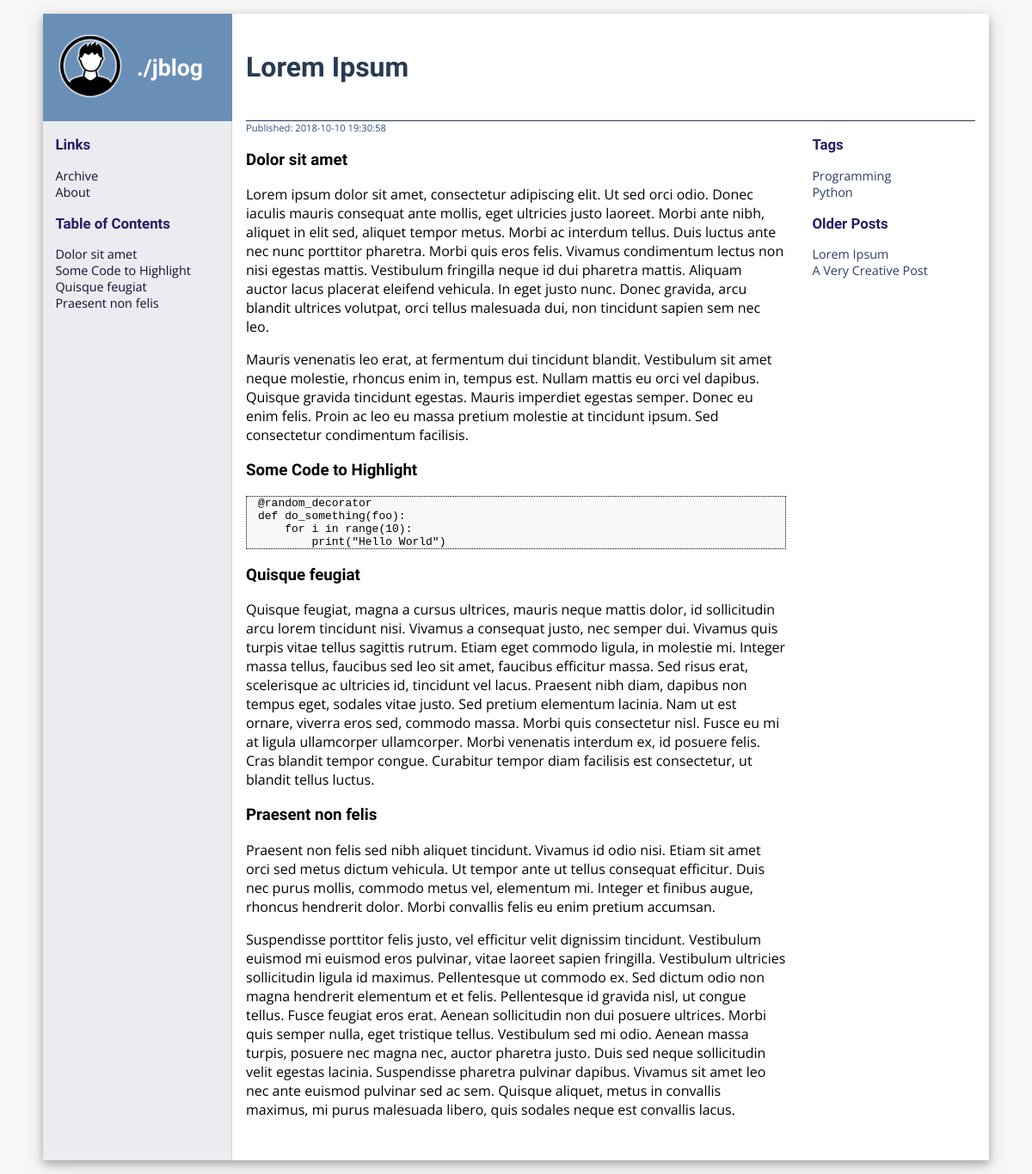
The page / on the database its author committed.
### database.py (models this page shows, shortened)
class Post(_Base):
    __tablename__ = "posts"
    rowid = Column(Integer, primary_key=True)
    title = Column(String)
    text = Column(String)
    published = Column(DateTime)
    last_modified = Column(DateTime)
    @property
    def html(self):
        md_converter = markdown.Markdown(extensions=[
            TocExtension(baselevel=2, marker=""),
            "markdown.extensions.fenced_code",
            "markdown.extensions.codehilite"
        ])
        return md_converter.convert(self.text)
    @property
    def toc(self):
        md_converter = markdown.Markdown(extensions=[
            TocExtension(baselevel=2, marker=""),
            "markdown.extensions.fenced_code",
            "markdown.extensions.codehilite"
        ])
        md_converter.convert(self.text)
        return md_converter.toc

class Tag(_Base):
    __tablename__ = "tags"
    rowid = Column(Integer, primary_key=True)
    tag = Column(String)

### app.py (the view)
@app.route("/")
def index_page():
    with db.session_context() as session:
        posts = session.query(db.Post).order_by(db.Post.published.desc()).limit(10)
        tags = session.query(db.Tag).join(
            db.Post2Tag, db.Tag.rowid == db.Post2Tag.tag_id).filter(
                db.Post2Tag.post_id == posts[0].rowid).all()
        return render_template("index.html", post=posts[0], older_posts=posts, tags=tags)

### database.py (called while the page is built)
@contextmanager
def session_context():
    session = _Session()
    try:
        yield session
        session.commit()
    except:
        session.rollback()
        raise
    finally:
        session.close()

### templates/index.html (shortened to what this page needs)
{% extends "layout.html" %}
{% block sidebar %}
    {{ super() }}
    <div class="toc">
        <h3>Table of Contents</h3>
        {{ post.toc|safe }}
    </div>
{% endblock %}
{% block header %}
    <h1>{{ post.title }}</h1>
{% endblock %}
{% block content %}
    <div class="published">Published: {{ post.published }}</div>
    {{ post.html|safe }}
{% endblock %}
{% block infobar %}
    <ul>
        <li><h3>Tags</h3></li>
        {% for tag in tags %}
            <li><a href="{{ url_for('archive_page', tag=tag.tag) }}">{{ tag.tag }}</a></li>
        {% endfor %}
    </ul>
    <ul>
        <li><h3>Older Posts</h3></li>
        {% for post in older_posts %}
            <li><a href="{{ url_for('post_page', id=post.rowid) }}">{{ post.title }}</a></li>
        {% endfor %}
    </ul>
{% endblock %}

### static/styles.css (style rules this page uses)
body { margin: 0; background: #f7f7f7; }
h1, h2, h3 { font-family: 'Exo 2', sans-serif; }
p { font-family: 'Open Sans', sans-serif; }
a { text-decoration: none; color: #5c74b8; font-weight: bold; }
#sidebar ul { list-style: none; font-family: 'Open Sans', sans-serif; padding-left: 0; }
#infobar ul { list-style: none; font-family: 'Open Sans', sans-serif; padding-left: 0; }
#infobar a { text-decoration: none; color: #2c3c69; font-weight: normal; }
#sidebar a { text-decoration: none; color: #150d30; font-weight: normal; }
.published { font-family: 'Open Sans', sans-serif; font-size: 70%; color: #325182; }
.codehilite { border: dotted; border-width: 1px; padding-left: 1em; }

### static/code-styles.css (style rules this page uses)
.codehilite { background: #f8f8f8; }

### rows shown on the page
Post: title "Lorem Ipsum", toc "Dolor sit amet Some Code to Highlight Quisque feugiat Praesent non felis", published "2018-10-10 19:30:58", html "Dolor sit amet Lorem ipsum dolor sit amet, consectetur adipiscing elit. Ut sed orci odio. Donec iaculis mauris consequat ante mollis, eget ultricies justo laoreet. Morbi ante nibh, aliquet in elit sed, aliquet tempor metus. Morbi ac interdum tellus. Duis luctus ante nec nunc porttitor pharetra. Morbi quis eros felis. Vivamus condimentum lectus non nisi egestas mattis. Vestibulum fringilla neque id dui pharetra mattis. Aliquam auctor lacus placerat eleifend vehicula. In eget justo nunc. Donec gravida, arcu blandit ultrices volutpat, orci tellus malesuada dui, non tincidunt sapien sem nec leo. Mauris venenatis leo erat, at fermentum dui tincidunt blandit. Vestibulum sit amet neque molestie,…"
Tag: tag "Programming"
Tag: tag "Python"
Post: title "A Very Creative Post"
